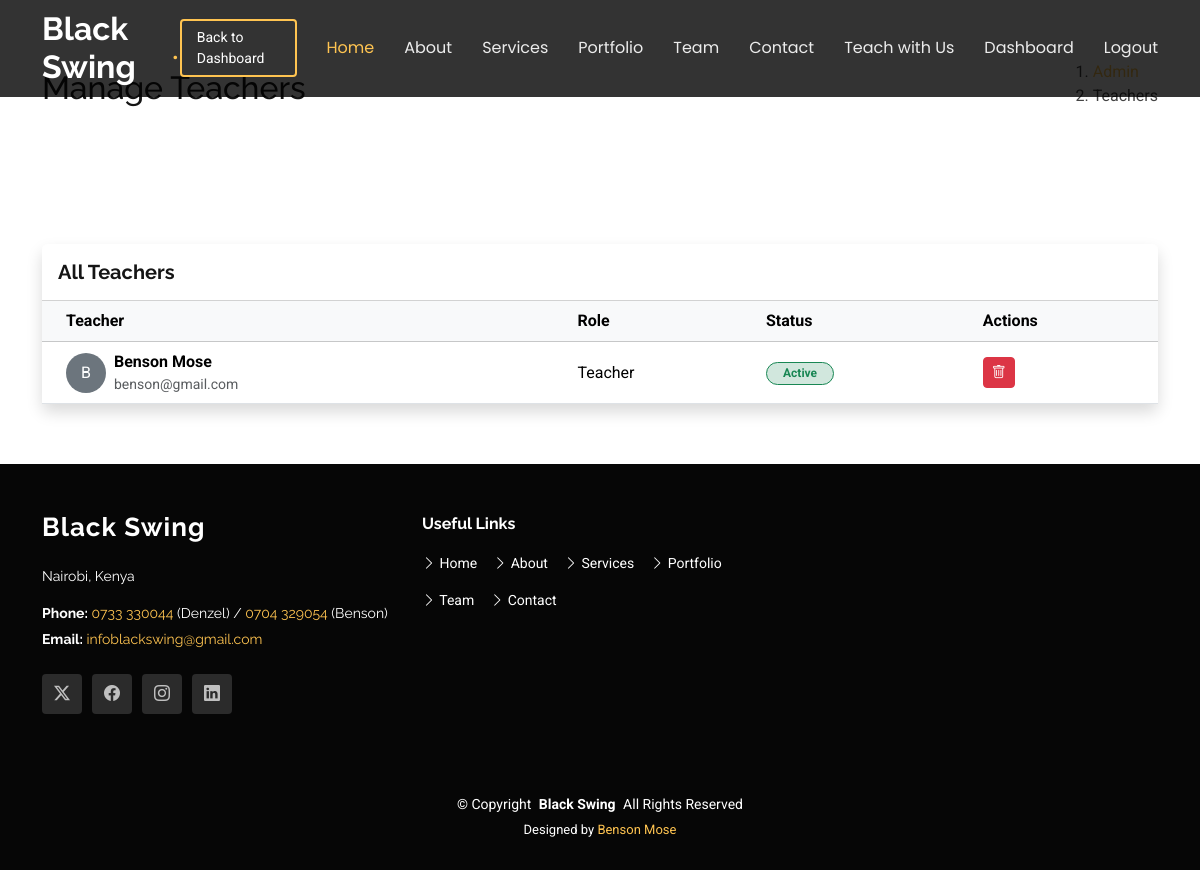
Before: /dashboard/admin/teachers/ (signed in) with the older database file.
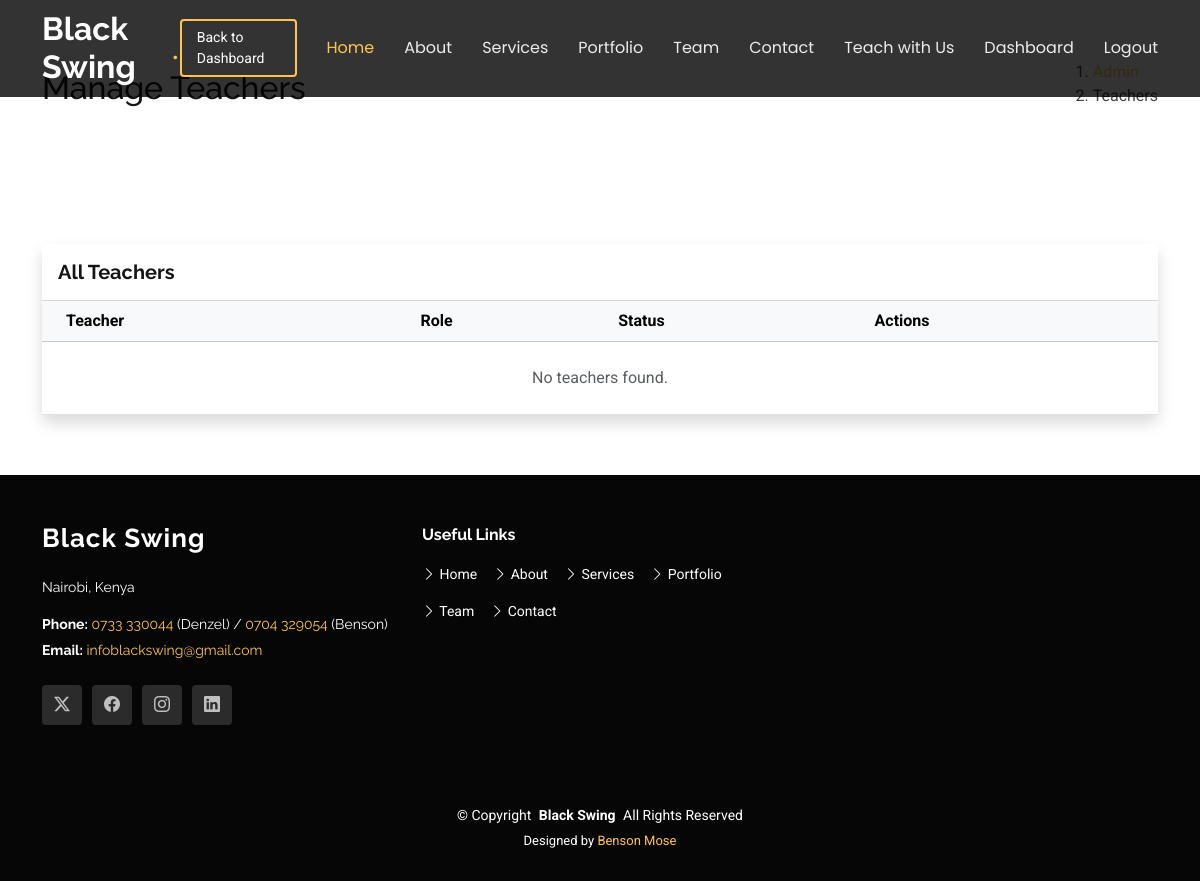
After: the same page with the newer database file.
### accounts/models.py (models this page shows, shortened)
class MemberProfile(models.Model):
    user = models.OneToOneField(CustomUser, on_delete=models.CASCADE, related_name='member_profile')
    role = models.CharField(max_length=100, help_text="e.g. Guitarist, Vocalist")
    bio = models.TextField(blank=True)
    image = models.ImageField(upload_to='team_images/', blank=True, null=True)
    is_approved = models.BooleanField(default=False, db_index=True)
    twitter_link = models.URLField(blank=True)
    facebook_link = models.URLField(blank=True)
    instagram_link = models.URLField(blank=True)
    linkedin_link = models.URLField(blank=True)

class CustomUser(AbstractUser):
    USER_TYPE_CHOICES = [
        ('student', 'Student'),
        ('teacher', 'Teacher'),
        ('admin', 'Admin'),
    ]
    is_member = models.BooleanField(default=False)
    is_student = models.BooleanField(default=False)
    is_suspended = models.BooleanField(default=False, db_index=True, help_text="Suspended users cannot login")
    user_type = models.CharField(max_length=10, choices=USER_TYPE_CHOICES, default='student', db_index=True)

### dashboard/views.py (the view)
# urls.py: path('admin/teachers/', views.manage_teachers, name='manage_teachers'),
@login_required
def manage_teachers(request):
    if not request.user.is_superuser:
        return redirect('dashboard_redirect')
    teachers = MemberProfile.objects.all().order_by('is_approved', 'user__first_name')
    return render(request, 'dashboard/manage_teachers.html', {'teachers': teachers})

### core/context_processors.py (called while the page is built)
def unread_messages_count(request):
    if request.user.is_authenticated and request.user.is_superuser:
        messages_count = ContactMessage.objects.filter(is_read=False).count()
        bookings_count = ServiceBooking.objects.filter(is_read=False).count()
        return {'unread_messages_count': messages_count + bookings_count}
    return {}

### templates/dashboard/manage_teachers.html (shortened to what this page needs)
{% extends 'base.html' %}
{% load static %}
{% block content %}
<section class="breadcrumbs">
    <div class="container">
        <div class="d-flex justify-content-between align-items-center">
            <h2>Manage Teachers</h2>
            <ol>
                <li><a href="{% url 'admin_dashboard' %}">Admin</a></li>
                <li>Teachers</li>
            </ol>
        </div>
    </div>
</section>
<section class="inner-page">
    <div class="container">
        <div class="card shadow border-0">
            <div class="card-header bg-white py-3 d-flex justify-content-between align-items-center">
                <h5 class="mb-0 fw-bold">All Teachers</h5>
            </div>
            <div class="card-body p-0">
                <div class="table-responsive">
                    <table class="table table-hover align-middle mb-0">
                        <thead class="table-light">
                            <tr>
                                <th class="ps-4">Teacher</th>
                                <th>Role</th>
                                <th>Status</th>
                                <th>Actions</th>
                            </tr>
                        </thead>
                        <tbody>
                            {% for teacher in teachers %}
                            <tr>
                                <td class="ps-4">
                                    <div class="d-flex align-items-center">
                                        {% if teacher.image %}
                                        <img src="{{ teacher.image.url }}" class="rounded-circle me-2" width="40"
                                            height="40" style="object-fit: cover;">
                                        {% else %}
                                        <div class="bg-secondary text-white rounded-circle d-flex align-items-center justify-content-center me-2"
                                            style="width: 40px; height: 40px;">{{ teacher.user.first_name|first }}</div>
                                        {% endif %}
                                        <div>
                                            <div class="fw-bold">{{ teacher.user.first_name }}
                                                {{ teacher.user.last_name}}
                                            </div>
                                            <div class="small text-muted">{{ teacher.user.email }}</div>
                                        </div>
                                    </div>
                                </td>
                                <td>{{ teacher.role }}</td>
                                <td>
                                    {% if teacher.is_approved %}
                                    <span
                                        class="badge bg-success-subtle text-success border border-success px-3 rounded-pill">Active</span>
                                    {% else %}
                                    <span
                                        class="badge bg-warning-subtle text-warning border border-warning px-3 rounded-pill">Pending</span>
                                    {% endif %}
                                </td>
                                <td>
                                    <a href="{% url 'delete_teacher' teacher.id %}" class="btn btn-sm btn-danger"
                                        onclick="return confirm('Are you sure? This will delete the user account entirely.')"
                                        title="Delete">
                                        <i class="bi bi-trash"></i>
                                    </a>
                                </td>
                            </tr>
                            {% empty %}
                            <tr>
                                <td colspan="4" class="text-center py-4 text-muted">No teachers found.</td>
                            </tr>
                            {% endfor %}
                        </tbody>
                    </table>
                </div>
            </div>
        </div>
    </div>
</section>
{% endblock %}

Changed rows visible on the page:
removed MemberProfile: user.first_name|first "B", user.first_name "Benson", user.last_name "Mose", user.email "benson@gmail.com", role "Teacher", is_approved "Active"
Other visible differences:
text now shown: "No teachers found."
